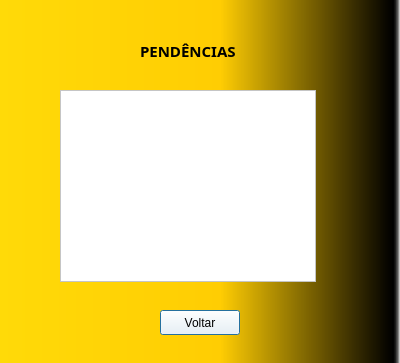
<?xml version="1.0" encoding="UTF-8"?>
<ui version="4.0">
 <class>OrientadorPendencias</class>
 <widget class="QDialog" name="OrientadorPendencias">
  <property name="geometry">
   <rect>
    <x>0</x>
    <y>0</y>
    <width>400</width>
    <height>363</height>
   </rect>
  </property>
  <property name="windowTitle">
   <string>Dialog</string>
  </property>
  <property name="styleSheet">
   <string notr="true">QDialog{
background-color: qlineargradient(spread:pad, x1:0, y1:0, x2:1, y2:0, stop:0 rgba(255, 218, 8, 255), stop:0.55 rgba(255, 205, 3, 255), stop:0.98 rgba(0, 0, 0, 255), stop:1 rgba(0, 0, 0, 0));
}
</string>
  </property>
  <widget class="QListWidget" name="listWidget">
   <property name="geometry">
    <rect>
     <x>60</x>
     <y>90</y>
     <width>256</width>
     <height>192</height>
    </rect>
   </property>
   <property name="styleSheet">
    <string notr="true">color: rgb(0, 0, 0);
background-color: rgb(255, 255, 255);
</string>
   </property>
  </widget>
  <widget class="QLabel" name="label_3">
   <property name="geometry">
    <rect>
     <x>140</x>
     <y>30</y>
     <width>111</width>
     <height>41</height>
    </rect>
   </property>
   <property name="font">
    <font>
     <family>Yu Gothic UI Semibold</family>
     <pointsize>11</pointsize>
     <weight>75</weight>
     <bold>true</bold>
    </font>
   </property>
   <property name="styleSheet">
    <string notr="true">color: rgb(0, 0, 0)</string>
   </property>
   <property name="text">
    <string>PENDÊNCIAS</string>
   </property>
  </widget>
  <widget class="QPushButton" name="voltar">
   <property name="geometry">
    <rect>
     <x>160</x>
     <y>310</y>
     <width>80</width>
     <height>25</height>
    </rect>
   </property>
   <property name="styleSheet">
    <string notr="true">background-color: rgb(255, 255, 255);
color:rgb(0, 0, 0)</string>
   </property>
   <property name="text">
    <string>Voltar</string>
   </property>
  </widget>
 </widget>
 <resources/>
 <connections/>
</ui>
